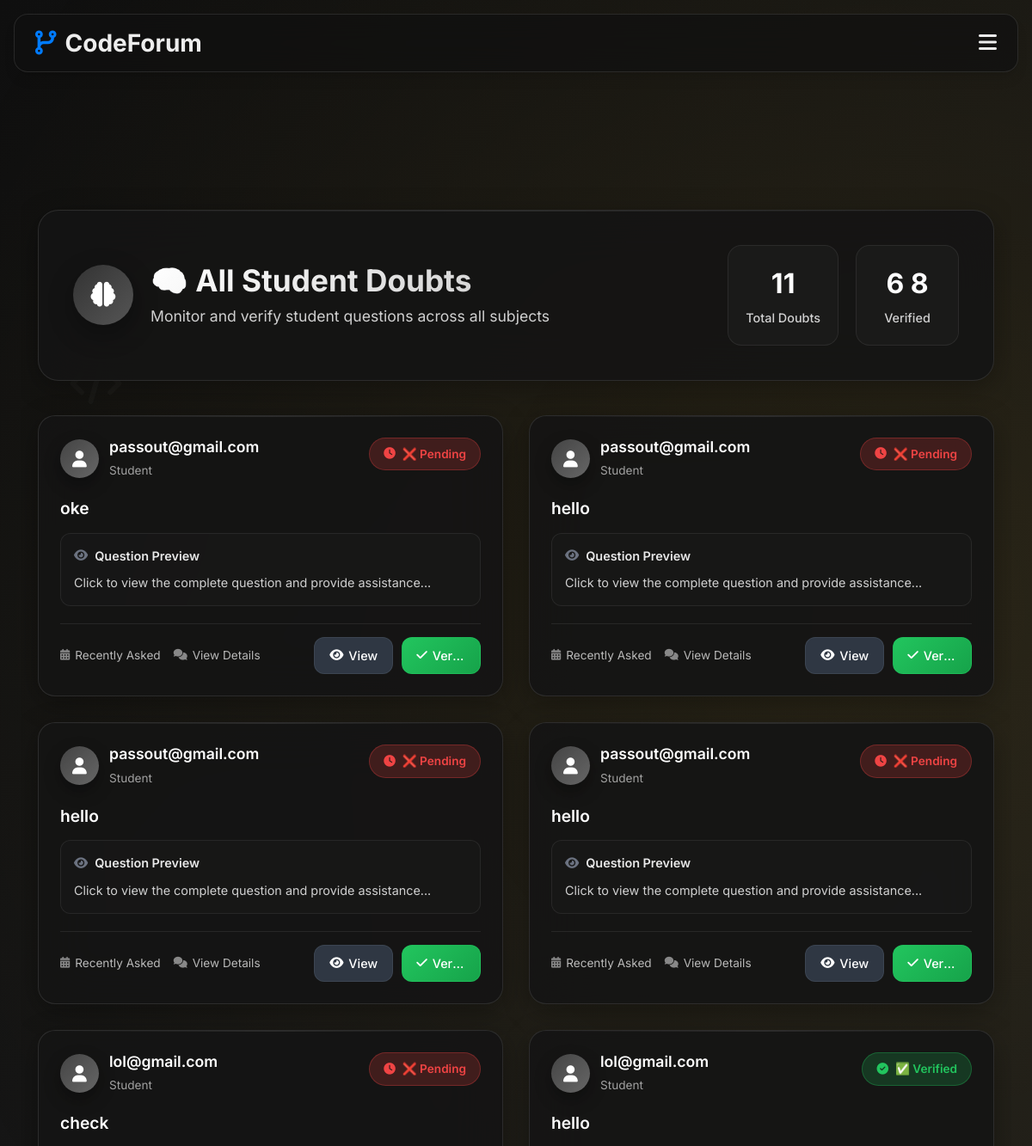
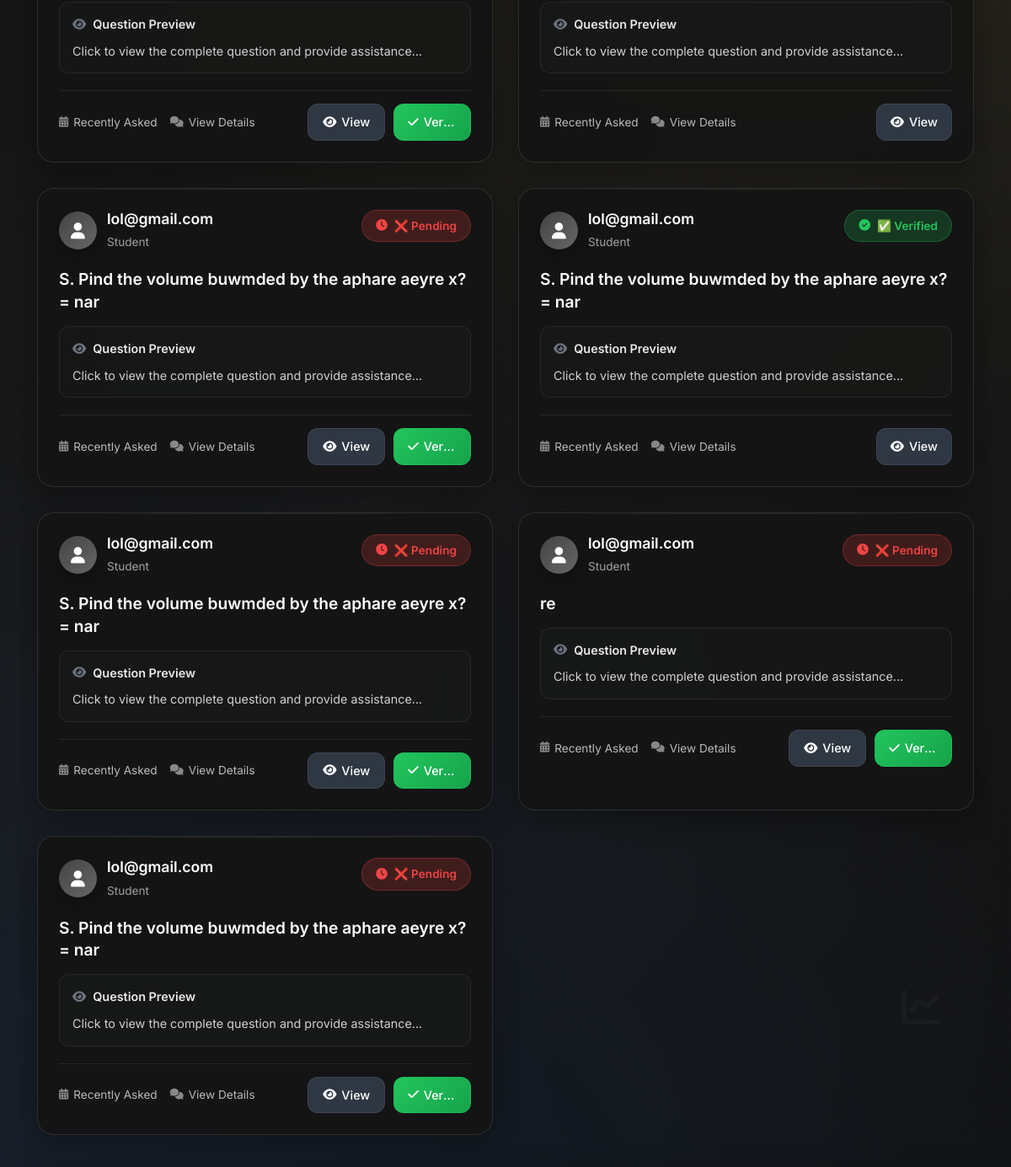
The page /faculty/ (signed in, upper part) on the database as committed earlier (2 pictures, top to bottom).
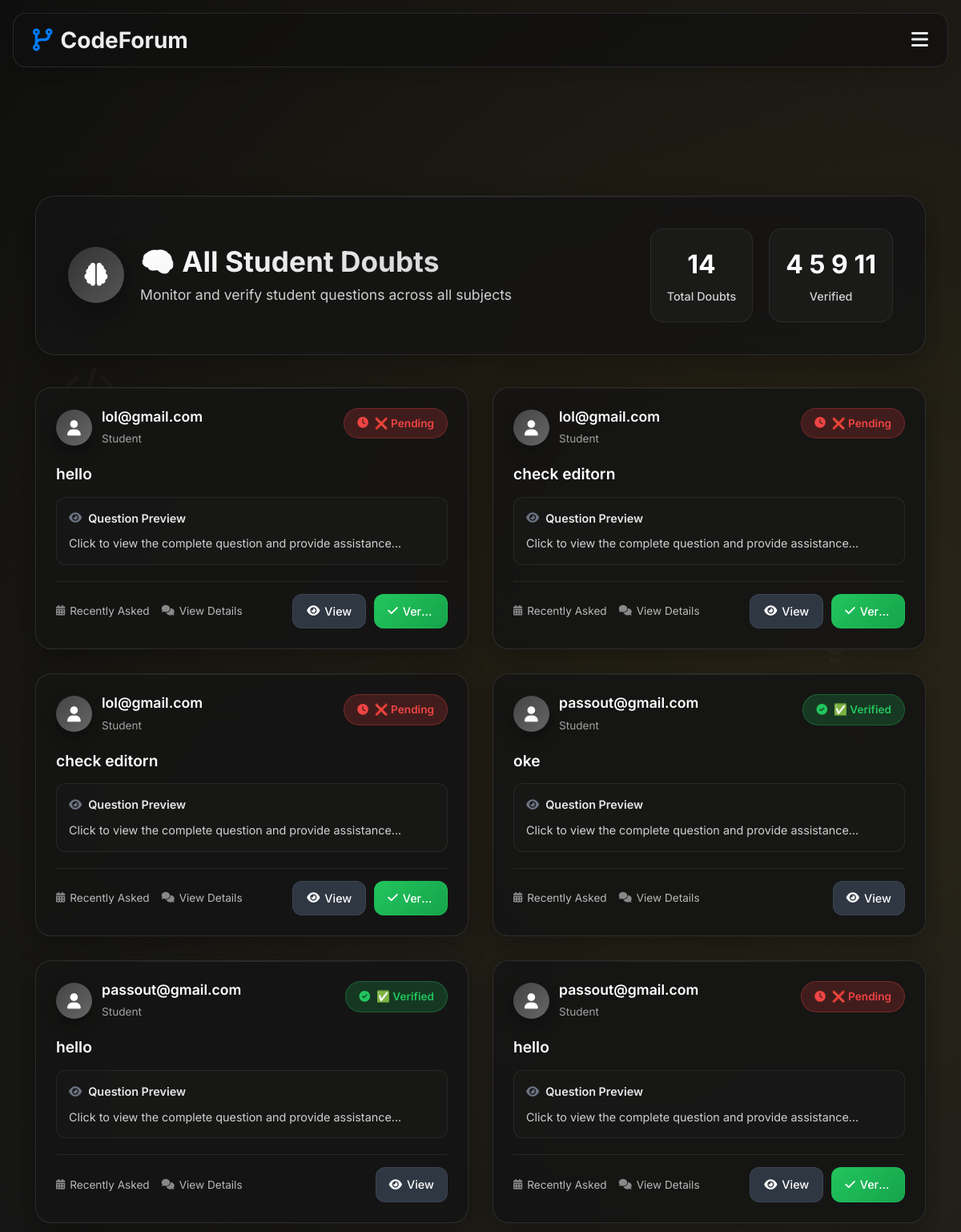
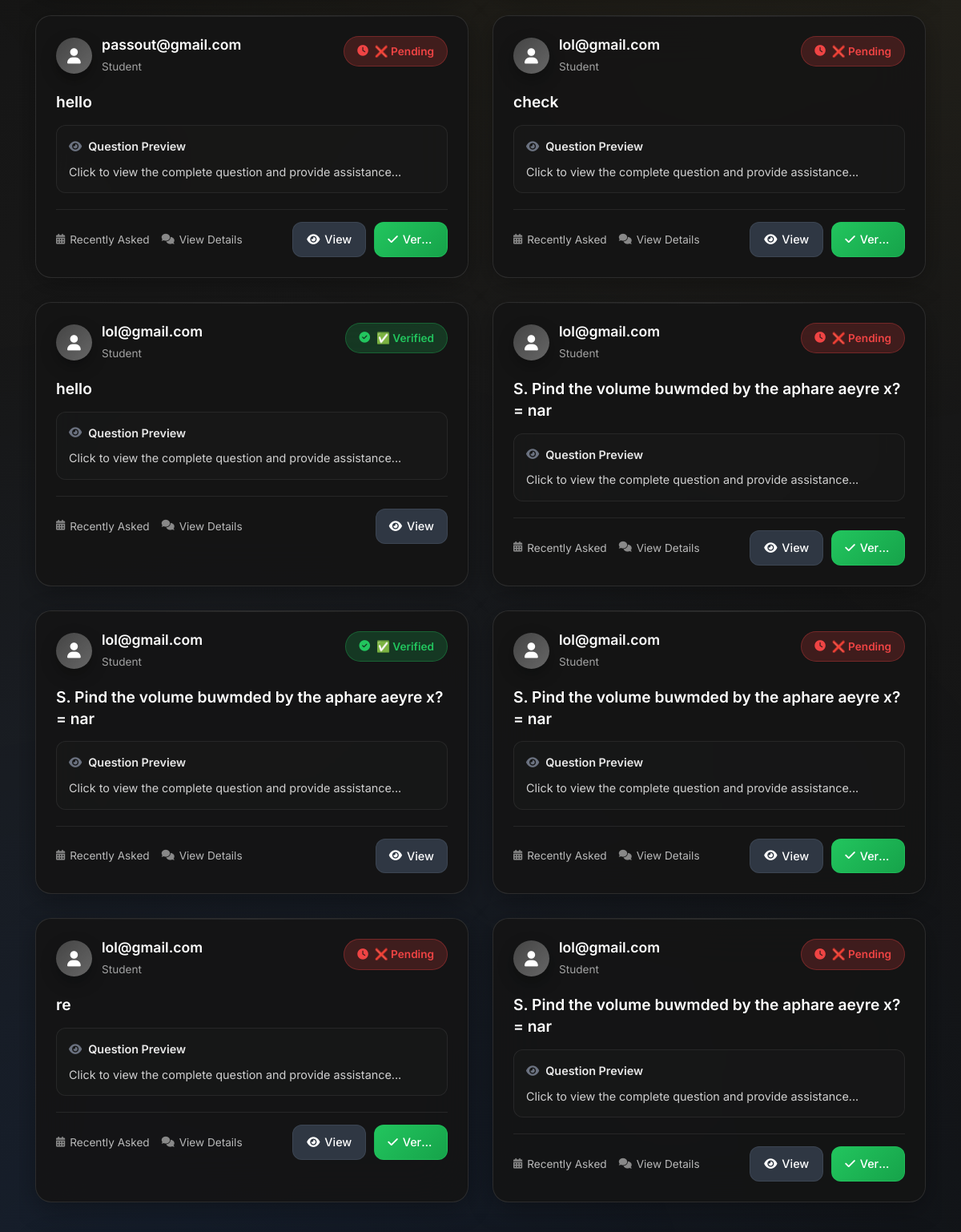
The same page on the database as committed later (2 pictures, top to bottom).
### forum/models.py (models this page shows, shortened)
class Doubt(models.Model):
    student = models.ForeignKey(User, on_delete=models.CASCADE)
    title = models.CharField(max_length=255)
    description = models.TextField()
    code_snippet = models.TextField(blank=True, null=True)
    ai_answer = models.TextField(blank=True, null=True)
    faculty_verified = models.BooleanField(default=False)
    faculty_suggestion = models.TextField(blank=True, null=True)
    faculty_resource_link = models.URLField(blank=True, null=True)
    created_at = models.DateTimeField(auto_now_add=True)
    categories = models.ManyToManyField(Category, blank=True)
    is_public = models.BooleanField(default=True)
    verified_by = models.ForeignKey(User, null=True, blank=True, on_delete=models.SET_NULL, related_name='verified_doubts')

class User(AbstractUser):
    ROLE_CHOICES = (
        ('student', 'Student'),
        ('faculty', 'Faculty'),
    )
    DEPARTMENT_CHOICES = (
        ('CSE', 'CSE'),
        ('ECE', 'ECE'),
        ('ME', 'Mechanical'),
        ('CE', 'Civil'),
        ('EE', 'Electrical'),
    )
    YEAR_CHOICES = (
        (1, '1st Year'),
        (2, '2nd Year'),
        (3, '3rd Year'),
        (4, '4th Year'),
    )
    role = models.CharField(max_length=10, choices=ROLE_CHOICES)
    department = models.CharField(max_length=20, choices=DEPARTMENT_CHOICES)
    year = models.PositiveSmallIntegerField(choices=YEAR_CHOICES, null=True, blank=True)
    github_url = models.URLField(blank=True, null=True)
    is_verified_faculty = models.BooleanField(default=False)

### forum/views.py (the view)
# urls.py: path('faculty/', views.faculty_dashboard, name='faculty_dashboard'),
@login_required
@user_passes_test(lambda u: u.is_authenticated and u.role == 'faculty')
def faculty_dashboard(request):
    doubts = Doubt.objects.all().order_by('-created_at')
    return render(request, 'forum/faculty_dashboard.html', {'doubts': doubts})

### forum/templates/forum/faculty_dashboard.html (shortened to what the changed rows need)
{% extends 'forum/base.html' %}
{% block content %}
<div class="dashboard-container fade-in">
    <div class="dashboard-wrapper">
        <div class="dashboard-header glass-card">
            <div class="header-content">
                <div class="header-left">
                    <div class="header-text">
                        <h2 class="dashboard-title">🧠 All Student Doubts</h2>
                    </div>
                </div>
                <div class="header-stats">
                    <div class="stat-item">
                        <div class="stat-number">{{ doubts|length }}</div>
                        <div class="stat-label">Total Doubts</div>
                    </div>
                    <div class="stat-item">
                        <div class="stat-number">
                            {% for doubt in doubts %}
                                {% if doubt.faculty_verified %}{{ forloop.counter }}{% endif %}
                            {% endfor %}
                        </div>
                        <div class="stat-label">Verified</div>
                    </div>
                </div>
            </div>
        </div>
        <div class="doubts-grid">
            {% for doubt in doubts %}
                <div class="doubt-card glass-card slide-in">
                    <div class="doubt-card-header">
                        <div class="student-info">
                            <div class="student-avatar">
                                <i class="fas fa-user"></i>
                            </div>
                            <div class="student-details">
                                <h4 class="student-name">{{ doubt.student.username }}</h4>
                                <span class="student-label">Student</span>
                            </div>
                        </div>
                        <div class="doubt-status">
                            {% if doubt.faculty_verified %}
                                <div class="status-badge verified">
                                    <i class="fas fa-check-circle"></i>
                                    <span>✅ Verified</span>
                                </div>
                            {% else %}
                                <div class="status-badge pending">
                                    <i class="fas fa-clock"></i>
                                    <span>❌ Pending</span>
                                </div>
                            {% endif %}
                        </div>
                    </div>
                    <div class="doubt-card-content">
                        <h3 class="doubt-card-title">
                            <a href="{% url 'view_doubt' doubt.id %}" class="doubt-link">
                                {{ doubt.title }}
                            </a>
                        </h3>
                        <div class="doubt-preview">
                            <div class="preview-header">
                                <i class="fas fa-eye"></i>
                                <span>Question Preview</span>
                            </div>
                            <div class="preview-content">
                                Click to view the complete question and provide assistance...
                            </div>
                        </div>
                    </div>
                    <div class="doubt-card-footer">
                        <div class="doubt-meta">
                            <div class="meta-item">
                                <i class="fas fa-calendar-alt"></i>
                                <span>Recently Asked</span>
                            </div>
                            <div class="meta-item">
                                <i class="fas fa-comments"></i>
                                <span>View Details</span>
                            </div>
                        </div>
                        <div class="action-buttons">
                            <a href="{% url 'view_doubt' doubt.id %}" class="modern-btn btn-secondary view-btn">
                                <i class="fas fa-eye"></i>
                                <span>View</span>
                            </a>
                            {% if not doubt.faculty_verified %}
                                <a href="{% url 'verify_doubt' doubt.id %}" class="modern-btn btn-success verify-btn">
                                    <i class="fas fa-check"></i>
                                    <span>Verify</span>
                                </a>
                            {% endif %}
                        </div>
                    </div>
                </div>
            {% endfor %}
        </div>
    </div>
    <div class="dashboard-background-elements">
        <div class="floating-element element-4">
            <i class="fas fa-chart-line"></i>
        </div>
    </div>
</div>
{% endblock %}

Rows that differ between the two databases and show on the page:
changed Doubt "oke": faculty_verified "❌ Pending Ver…" → "✅ Verified"
changed Doubt (number 2 of 14 on the later page): faculty_verified "❌ Pending Ver…" → "✅ Verified"
added Doubt: student.username "lol@gmail.com", faculty_verified False (drawn), title "hello"
added Doubt: student.username "lol@gmail.com", faculty_verified False (drawn), title "check editorn"
added Doubt: student.username "lol@gmail.com", faculty_verified False (drawn), title "check editorn"
Other text that changed with them:
{{ doubts|length }}: "11" → "14"
